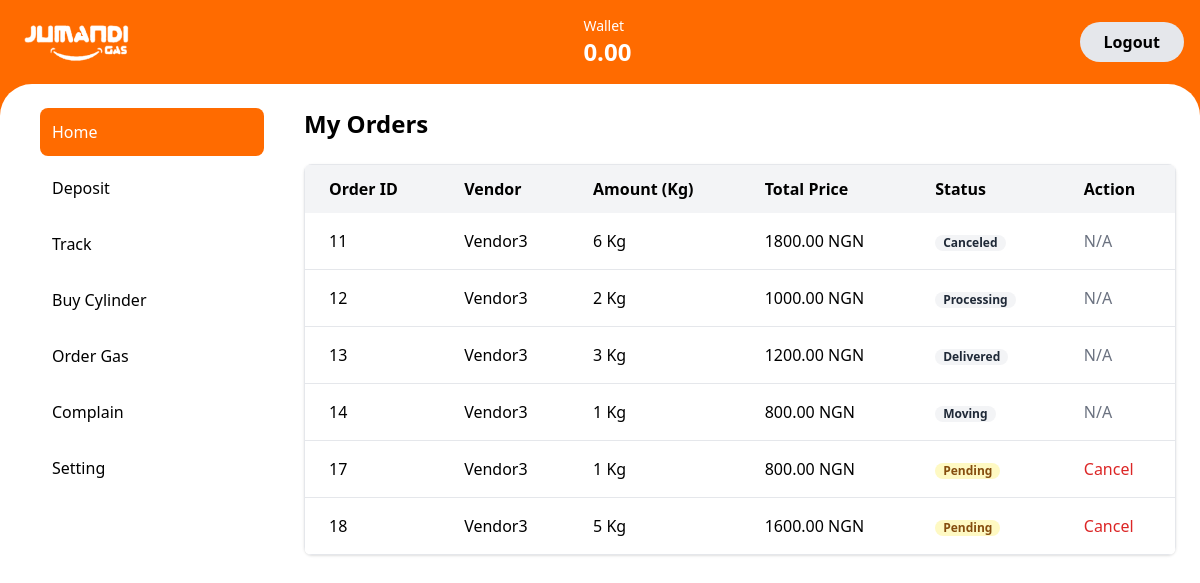
The page /user/order-history.php (signed in) on the database its author committed.
### tables this page shows
CREATE TABLE `orders` (
  `id` bigint(20) UNSIGNED NOT NULL,
  `user_id` bigint(20) UNSIGNED NOT NULL,
  `vendor_id` bigint(20) UNSIGNED NOT NULL,
  `rider_id` bigint(20) UNSIGNED DEFAULT NULL,
  `cylinder_type` varchar(255) NOT NULL,
  `exchange` varchar(255) NOT NULL,
  `amount_kg` int(11) NOT NULL,
  `total_price` decimal(10,2) NOT NULL,
  `currency` varchar(50) NOT NULL,
  `tracking_id` varchar(255) NOT NULL,
  `status` enum('pending','processing','moving','delivered','canceled') DEFAULT 'pending',
  `created_at` timestamp NOT NULL DEFAULT current_timestamp(),
  `updated_at` timestamp NOT NULL DEFAULT current_timestamp() ON UPDATE current_timestamp(),
  `assigned_at` timestamp NULL DEFAULT NULL,
  `reassigned` tinyint(1) DEFAULT 0
);

### user/order-history.php (the view, shortened to what this page needs)
<?php
require '../db/db.php';
$user_id = $_SESSION['user_id'];
$stmt = $pdo->prepare("SELECT * FROM orders WHERE user_id = ?");
$stmt->execute([$user_id]);
$orders = $stmt->fetchAll();
?>
<!DOCTYPE html>
<html lang="en">
<head>
<script src="https://cdn.tailwindcss.com"></script>
<link href="https://cdnjs.cloudflare.com/ajax/libs/font-awesome/6.0.0-beta3/css/all.min.css" rel="stylesheet">
</head>
<body class="bg-[#ff6b00]">
<header class="flex justify-between items-center p-4">
    <img src="../asset/image/logos.png" alt="Jumandi Gas Logo" class="h-12 hidden lg:block">
    <div class="text-white">
            <p class="text-sm">Wallet</p>
            <p class="text-2xl font-bold">
            <span id="currentBalance">0.00</span>
            </p>
        </div>
    <a href="logout.php">
        <button class="bg-gray-200 px-6 py-2 rounded-full font-bold">Logout</button>
    </a>
</header>
<main class="bg-white rounded-t-[2rem] min-h-screen p-4 lg:p-6 lg:ml-0">
    <div class="flex gap-6 relative">
        <div id="sidebar" class="fixed inset-y-0 left-0 lg:relative lg:block bg-white z-50 w-64 h-screen overflow-y-auto transition-transform duration-300 ease-in-out transform -translate-x-full lg:translate-x-0">
            <div class="flex flex-col h-full">
                <div class="flex-grow overflow-y-auto">
                    <nav class="space-y-2 px-4">
    <a href="index.php" class="block p-3 bg-[#ff6b00] text-white rounded-lg">Home</a>
    <a href="user-deposit.php" class="block p-3 hover:bg-orange-100 rounded-lg">Deposit</a>
    <a href="item-tracking.php" class="block p-3 hover:bg-orange-100 rounded-lg">Track</a>
    <a href="buy-cylinder.php" class="block p-3 hover:bg-orange-100 rounded-lg">Buy Cylinder</a>
    <div class="relative group">
        <button class="block w-full text-left p-3 hover:bg-orange-100 rounded-lg">Order Gas</button>
    </div>
    <a href="user-complaint.php" class="block p-3 hover:bg-orange-100 rounded-lg">Complain</a>
    <a href="#" class="block p-3 hover:bg-orange-100 rounded-lg">Setting</a>
</nav>
                </div>
            </div>
        </div>
        <div class="flex-1 w-full">
            <h1 class="text-2xl font-bold mb-6">My Orders</h1>
            <div class="bg-white shadow rounded-lg overflow-hidden">
                <table class="min-w-full border border-gray-200">
                    <thead>
                        <tr class="bg-gray-100">
                            <th class="px-6 py-3 text-left">Order ID</th>
                            <th class="px-6 py-3 text-left">Vendor</th>
                            <th class="px-6 py-3 text-left">Amount (Kg)</th>
                            <th class="px-6 py-3 text-left">Total Price</th>
                            <th class="px-6 py-3 text-left">Status</th>
                            <th class="px-6 py-3 text-left">Action</th>
                        </tr>
                    </thead>
                    <tbody class="bg-white divide-y divide-gray-200">
                        <?php foreach ($orders as $order): ?>
                        <tr>
                            <td class="px-6 py-4"><?= htmlspecialchars($order['id']); ?></td>
                            <td class="px-6 py-4">Vendor<?= htmlspecialchars($order['vendor_id']); ?></td>
                            <td class="px-6 py-4"><?= htmlspecialchars($order['amount_kg']); ?> Kg</td>
                            <td class="px-6 py-4"><?= htmlspecialchars($order['total_price']); ?> NGN</td>
                            <td class="px-6 py-4">
                                <span class="px-2 inline-flex text-xs font-semibold rounded-full <?= ($order['status'] === 'pending') ? 'bg-yellow-100 text-yellow-800' : 'bg-gray-100 text-gray-800'; ?>">
                                    <?= ucfirst($order['status']); ?>
                                </span>
                            </td>
                            <td class="px-6 py-4">
                                <?php if ($order['status'] === 'pending'): ?>
                                    <button onclick="cancelOrder(<?= $order['id']; ?>)" class="text-red-600 hover:text-red-900">Cancel</button>
                                <?php else: ?>
                                    <span class="text-gray-500">N/A</span>
                                <?php endif; ?>
                            </td>
                        </tr>
                        <?php endforeach; ?>
                    </tbody>
                </table>
            </div>
        </div>
    </div>
</main>
</body>
</html>

### rows shown on the page
orders: id "11", vendor "3", amount_kg "6", total_price "1800.00", status "Canceled", shows "N/A"
orders: id "12", vendor "3", amount_kg "2", total_price "1000.00", status "Processing", shows "N/A"
orders: id "13", vendor "3", amount_kg "3", total_price "1200.00", status "Delivered", shows "N/A"
orders: id "14", vendor "3", amount_kg "1", total_price "800.00", status "Moving", shows "N/A"
orders: id "17", vendor "3", amount_kg "1", total_price "800.00", status "Pending"
orders: id "18", vendor "3", amount_kg "5", total_price "1600.00", status "Pending"
